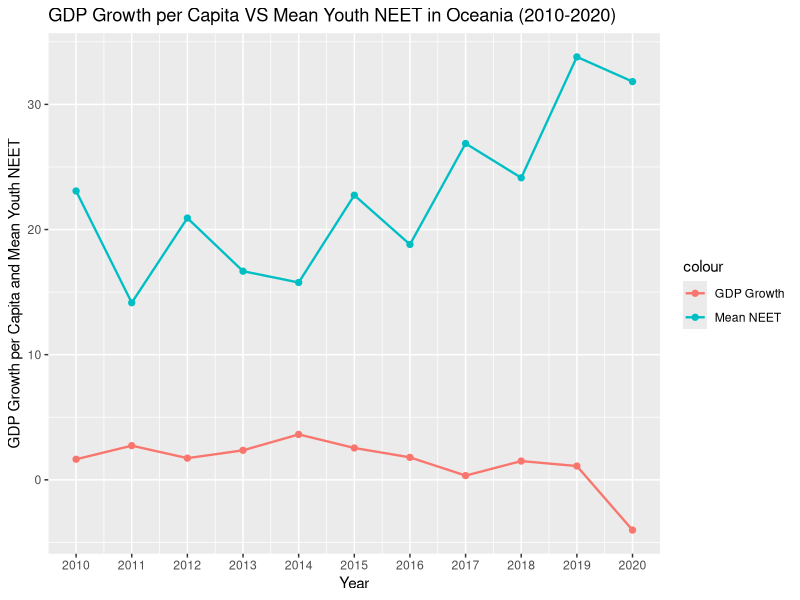

Write the R code that produced this figure.
library(tidyverse)
library(dplyr)
library(ggplot2)

# Load data

GDP <- read.csv("data sets/gdp-per-capita-worldbank.csv")
NEET <- read.csv("data sets/youth-not-in-education-employment-training.csv")
Continents <- read.csv("data sets/continents-according-to-our-world-in-data.csv")


# Filter the data of NEET in Oceania in 2010-2021

youth_NEET <- NEET %>%
  filter(Year >= 2010, Year <= 2020) %>%
  inner_join(Continents, Year, by = "Entity") %>%
  select(-Year.y, -Code.y) %>%
  filter(Continent == "Oceania")


# Filter the data of GDP in Oceania in 2010-2021
GDP <- GDP %>%
  filter(Year >= 2009, Year <= 2020) %>%
  inner_join(Continents, Year, by = "Entity") %>%
  select(-Year.y, -Code.y) %>%
  filter(Continent == "Oceania")


# Calculate GDP growth rate

GDP_Growth <- GDP %>%
  group_by(Year.x) %>%
  summarise(Total_GDP = sum(GDP.per.capita..PPP..constant.2017.international...)) %>%
  mutate(GDP_Growth = ((Total_GDP - lag(Total_GDP)) / lag(Total_GDP)) * 100)


# Calculate mean NEET

mean_youth_NEET <- youth_NEET %>%
  group_by(Year.x) %>%
  summarise(mean_NEET = mean(Share.of.youth.not.in.education..employment.or.training..total....of.youth.population.))


# Combine the two data set for plot

GDP_Growth_NEET <- inner_join(GDP_Growth, mean_youth_NEET, by = "Year.x")


# Plot NEET and GDP growth

ggplot(GDP_Growth_NEET, aes(x = Year.x)) + 
  geom_point(aes(y = mean_NEET, colour = "Mean NEET"), size = 1.8)+
  geom_line(aes(y = mean_NEET, colour = "Mean NEET"), size = 0.8)+
  geom_point(aes(y = GDP_Growth, colour = "GDP Growth"), size = 1.8) + 
  geom_line(aes(y = GDP_Growth, colour = "GDP Growth"), size = 0.8) + 
  scale_x_continuous(breaks = 2010:2020) + 
  labs(title = "GDP Growth per Capita VS Mean Youth NEET in Oceania (2010-2020)", x = "Year", y = "GDP Growth per Capita and Mean Youth NEET")